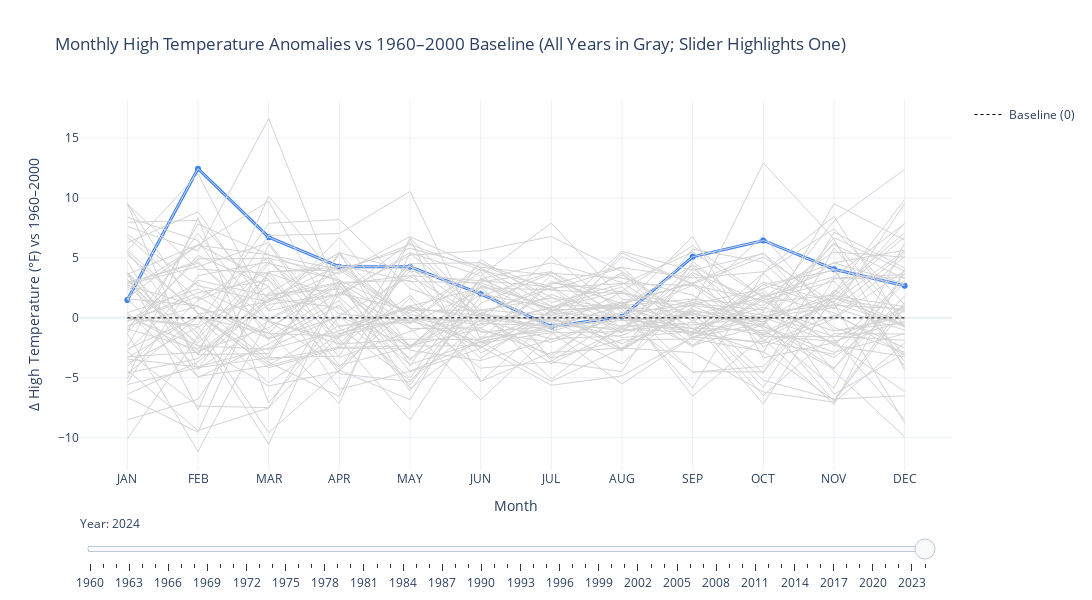

Here is the notebook cell this chart was saved with:
### Code cell
month_order = ["JAN","FEB","MAR","APR","MAY","JUN","JUL","AUG","SEP","OCT","NOV","DEC"]
df["Month"] = pd.Categorical(df["Month"], categories=month_order, ordered=True)
df = df.groupby(["Year","Month"], as_index=False, observed=False)["high"].mean()

# Baseline 1960–2000 (monthly means)
baseline = (df[(df["Year"] >= 1960) & (df["Year"] <= 2000)]
            .groupby("Month", observed=False)["high"]
            .mean().reindex(month_order))

# Keep complete years
years_all = sorted(df["Year"].unique())
years = []
by_year = {}
for y in years_all:
    s = df[df["Year"] == y].set_index("Month").reindex(month_order)["high"]
    if s.notna().all():
        years.append(y)
        by_year[y] = s

# Build deviation series: each year minus the baseline per month
dev_by_year = {y: (by_year[y] - baseline).tolist() for y in years}

# --- Figure with anomalies ---
fig = go.Figure()

# Highlight trace FIRST (will be updated by frames)
default_year = max(years)
fig.add_trace(go.Scatter(
    x=month_order, y=dev_by_year[default_year],
    mode="lines+markers",
    line=dict(color="#3b82f6", width=3),
    marker=dict(size=6),
    name=str(default_year),
    text=[default_year]*12,
    hovertemplate="Year: %{text}<br>Month: %{x}<br>ΔHigh: %{y:.1f}°F<extra></extra>",
    showlegend=False
))

# Gray background lines
for y in years:
    fig.add_trace(go.Scatter(
        x=month_order, y=dev_by_year[y],
        mode="lines",
        line=dict(color="lightgray", width=1),
        hoverinfo="skip",
        showlegend=False
    ))

# Zero line (reference)
fig.add_trace(go.Scatter(
    x=month_order, y=[0]*12,
    mode="lines",
    line=dict(color="black", width=1, dash="dot"),
    name="Baseline (0)",
    hoverinfo="skip",
    showlegend=True
))

# Frames (update only the first trace = highlight)
frames = []
for y in years:
    frames.append(go.Frame(
        name=str(y),
        data=[go.Scatter(x=month_order, y=dev_by_year[y], text=[y]*12)],
        traces=[0]
    ))
fig.frames = frames

# Slider
steps = [{
    "args": [[str(y)], {"frame": {"duration": 0, "redraw": True},
                        "mode": "immediate",
                        "transition": {"duration": 0}}],
    "label": str(y),
    "method": "animate"
} for y in years]

fig.update_layout(
    title="Monthly High Temperature Anomalies vs 1960–2024 Baseline (All Years in Gray; Slider Highlights One)",
    xaxis=dict(title="Month", categoryorder="array", categoryarray=month_order),
    yaxis=dict(title="Δ High Temperature (°F) vs 1960–2000"),
    template="plotly_white",
    width=1100, height=600,
    sliders=[{
        "active": years.index(default_year),
        "y": -0.06, "len": 0.98,
        "currentvalue": {"prefix": "Year: ", "visible": True},
        "steps": steps
    }]
)

fig.show()

### Figure 1 — Plotly figure (JSON) as saved in the notebook; plotly's stock layout.template omitted (floating-point values rounded to 4 significant figures)
{"data": [{"hovertemplate": "Year: %{text}<br>Month: %{x}<br>ΔHigh: %{y:.1f}°F<extra></extra>", "line": {"color": "#3b82f6", "width": 3}, "marker": {"size": 6}, "mode": "lines+markers", "name": "2024", "showlegend": false, "text": ["2024", "2024", "2024", "2024", "2024", "2024", "2024", "2024", "2024", "2024", "2024", "2024"], "type": "scatter", "x": ["JAN", "FEB", "MAR", "APR", "MAY", "JUN", "JUL", "AUG", "SEP", "OCT", "NOV", "DEC"], "y": [1.496, 12.45, 6.735, 4.267, 4.26, 2.004, -0.727, 0.09521, 5.098, 6.459, 4.059, 2.68]}, {"hoverinfo": "skip", "line": {"color": "lightgray", "width": 1}, "mode": "lines", "showlegend": false, "type": "scatter", "x": ["JAN", "FEB", "MAR", "APR", "MAY", "JUN", "JUL", "AUG", "SEP", "OCT", "NOV", "DEC"], "y": [3.754, -1.308, -10.56, 2.701, -2.708, -3.563, -1.792, 0.1275, 2.732, 1.459, 3.059, -3.127]}, {"hoverinfo": "skip", "line": {"color": "lightgray", "width": 1}, "mode": "lines", "showlegend": false, "type": "scatter", "x": ["JAN", "FEB", "MAR", "APR", "MAY", "JUN", "JUL", "AUG", "SEP", "OCT", "NOV", "DEC"], "y": [-1.246, 5.202, 2.638, -5.966, -4.45, -1.996, -0.6947, -0.8725, 3.765, 1.297, 1.892, -0.7718]}, {"hoverinfo": "skip", "line": {"color": "lightgray", "width": 1}, "mode": "lines", "showlegend": false, "type": "scatter", "x": ["JAN", "FEB", "MAR", "APR", "MAY", "JUN", "JUL", "AUG", "SEP", "OCT", "NOV", "DEC"], "y": [-3.44, -4.084, -2.523, 0.1675, 3.453, 0.03741, -3.308, 1.353, -2.435, 1.91, 0.4252, -3.127]}, {"hoverinfo": "skip", "line": {"color": "lightgray", "width": 1}, "mode": "lines", "showlegend": false, "type": "scatter", "x": ["JAN", "FEB", "MAR", "APR", "MAY", "JUN", "JUL", "AUG", "SEP", "OCT", "NOV", "DEC"], "y": [-8.504, -6.798, 1.993, 2.401, -2.386, 2.637, 0.9827, -2.647, 0.8984, 12.91, 6.592, -4.352]}, {"hoverinfo": "skip", "line": {"color": "lightgray", "width": 1}, "mode": "lines", "showlegend": false, "type": "scatter", "x": ["JAN", "FEB", "MAR", "APR", "MAY", "JUN", "JUL", "AUG", "SEP", "OCT", "NOV", "DEC"], "y": [6.98, 2.692, 1.315, 3.834, 6.131, 3.971, 2.628, -1.163, 0.365, -0.6703, 6.292, -0.1912]}, {"hoverinfo": "skip", "line": {"color": "lightgray", "width": 1}, "mode": "lines", "showlegend": false, "type": "scatter", "x": ["JAN", "FEB", "MAR", "APR", "MAY", "JUN", "JUL", "AUG", "SEP", "OCT", "NOV", "DEC"], "y": [-0.05271, -0.7267, -9.588, -4.366, 4.453, 0.2041, -0.1786, -1.131, -0.3683, -1.445, 1.392, 5.583]}, {"hoverinfo": "skip", "line": {"color": "lightgray", "width": 1}, "mode": "lines", "showlegend": false, "type": "scatter", "x": ["JAN", "FEB", "MAR", "APR", "MAY", "JUN", "JUL", "AUG", "SEP", "OCT", "NOV", "DEC"], "y": [-3.795, -0.7624, 2.606, -4.366, -6.837, 3.004, 3.854, -0.1951, -0.6016, 0.0716, 0.8585, -1.03]}, {"hoverinfo": "skip", "line": {"color": "lightgray", "width": 1}, "mode": "lines", "showlegend": false, "type": "scatter", "x": ["JAN", "FEB", "MAR", "APR", "MAY", "JUN", "JUL", "AUG", "SEP", "OCT", "NOV", "DEC"], "y": [4.721, -4.977, -2.168, 1.067, -5.644, 2.604, -3.372, -1.84, -1.768, -2.799, -6.875, 1.325]}, {"hoverinfo": "skip", "line": {"color": "lightgray", "width": 1}, "mode": "lines", "showlegend": false, "type": "scatter", "x": ["JAN", "FEB", "MAR", "APR", "MAY", "JUN", "JUL", "AUG", "SEP", "OCT", "NOV", "DEC"], "y": [-0.9237, -2.618, 4.541, 3.167, -5.902, -1.629, -1.114, 0.4501, 1.032, 0.2329, -1.541, -1.869]}, {"hoverinfo": "skip", "line": {"color": "lightgray", "width": 1}, "mode": "lines", "showlegend": false, "type": "scatter", "x": ["JAN", "FEB", "MAR", "APR", "MAY", "JUN", "JUL", "AUG", "SEP", "OCT", "NOV", "DEC"], "y": [-0.2463, 1.773, -1.685, 2.167, -0.8694, -6.829, -1.372, 5.418, 2.798, -0.7026, -2.875, -1.32]}, {"hoverinfo": "skip", "line": {"color": "lightgray", "width": 1}, "mode": "lines", "showlegend": false, "type": "scatter", "x": ["JAN", "FEB", "MAR", "APR", "MAY", "JUN", "JUL", "AUG", "SEP", "OCT", "NOV", "DEC"], "y": [-4.666, 0.05904, -5.426, -1.299, 0.001574, -1.129, -2.05, 0.2242, -0.9016, 0.878, -1.108, 0.06688]}, {"hoverinfo": "skip", "line": {"color": "lightgray", "width": 1}, "mode": "lines", "showlegend": false, "type": "scatter", "x": ["JAN", "FEB", "MAR", "APR", "MAY", "JUN", "JUL", "AUG", "SEP", "OCT", "NOV", "DEC"], "y": [-3.343, 0.2019, -3.943, -0.6325, -0.3855, 3.871, -3.63, 0.1275, 1.432, 6.846, -0.04146, 5.131]}, {"hoverinfo": "skip", "line": {"color": "lightgray", "width": 1}, "mode": "lines", "showlegend": false, "type": "scatter", "x": ["JAN", "FEB", "MAR", "APR", "MAY", "JUN", "JUL", "AUG", "SEP", "OCT", "NOV", "DEC"], "y": [0.07632, -2.308, -5.685, -4.466, 1.679, -5.296, -2.888, -2.518, -2.902, -6.186, -7.041, -2.094]}, {"hoverinfo": "skip", "line": {"color": "lightgray", "width": 1}, "mode": "lines", "showlegend": false, "type": "scatter", "x": ["JAN", "FEB", "MAR", "APR", "MAY", "JUN", "JUL", "AUG", "SEP", "OCT", "NOV", "DEC"], "y": [5.496, -1.762, 4.735, -0.8325, -5.224, -0.4626, -0.6625, 5.095, 2.832, 5.072, 1.225, -0.6751]}, {"hoverinfo": "skip", "line": {"color": "lightgray", "width": 1}, "mode": "lines", "showlegend": false, "type": "scatter", "x": ["JAN", "FEB", "MAR", "APR", "MAY", "JUN", "JUL", "AUG", "SEP", "OCT", "NOV", "DEC"], "y": [3.205, -2.762, -0.8135, 2.701, -4.482, -2.563, 2.918, 2.16, -1.602, 0.4587, 1.059, 0.7443]}, {"hoverinfo": "skip", "line": {"color": "lightgray", "width": 1}, "mode": "lines", "showlegend": false, "type": "scatter", "x": ["JAN", "FEB", "MAR", "APR", "MAY", "JUN", "JUL", "AUG", "SEP", "OCT", "NOV", "DEC"], "y": [5.625, 0.3805, -3.717, -6.566, 5.389, 0.6374, 1.66, 0.7404, -5.868, 3.749, 7.425, 1.099]}, {"hoverinfo": "skip", "line": {"color": "lightgray", "width": 1}, "mode": "lines", "showlegend": false, "type": "scatter", "x": ["JAN", "FEB", "MAR", "APR", "MAY", "JUN", "JUL", "AUG", "SEP", "OCT", "NOV", "DEC"], "y": [-2.375, 7.83, 5.283, 3.001, -3.547, 3.237, 0.6279, 0.9017, 0.4317, -5.219, -6.775, -6.514]}, {"hoverinfo": "skip", "line": {"color": "lightgray", "width": 1}, "mode": "lines", "showlegend": false, "type": "scatter", "x": ["JAN", "FEB", "MAR", "APR", "MAY", "JUN", "JUL", "AUG", "SEP", "OCT", "NOV", "DEC"], "y": [-10.12, -1.512, 6.864, 7.034, 10.55, -1.796, 3.563, 0.0307, -1.235, -2.154, 0.2252, -2.514]}, {"hoverinfo": "skip", "line": {"color": "lightgray", "width": 1}, "mode": "lines", "showlegend": false, "type": "scatter", "x": ["JAN", "FEB", "MAR", "APR", "MAY", "JUN", "JUL", "AUG", "SEP", "OCT", "NOV", "DEC"], "y": [-4.375, -9.405, -7.523, -1.433, 0.9048, -0.09592, -0.6625, 0.9662, 4.365, -1.928, 1.659, -0.6428]}, {"hoverinfo": "skip", "line": {"color": "lightgray", "width": 1}, "mode": "lines", "showlegend": false, "type": "scatter", "x": ["JAN", "FEB", "MAR", "APR", "MAY", "JUN", "JUL", "AUG", "SEP", "OCT", "NOV", "DEC"], "y": [-6.633, -9.548, 3.864, -3.299, -1.127, 0.3374, -0.3076, -2.776, 3.632, -2.412, -0.0748, 3.938]}, {"hoverinfo": "skip", "line": {"color": "lightgray", "width": 1}, "mode": "lines", "showlegend": false, "type": "scatter", "x": ["JAN", "FEB", "MAR", "APR", "MAY", "JUN", "JUL", "AUG", "SEP", "OCT", "NOV", "DEC"], "y": [0.4312, -4.894, -4.007, -2.399, 1.873, -3.396, 0.6601, 0.8049, -0.03496, -6.477, -1.308, -1.352]}, {"hoverinfo": "skip", "line": {"color": "lightgray", "width": 1}, "mode": "lines", "showlegend": false, "type": "scatter", "x": ["JAN", "FEB", "MAR", "APR", "MAY", "JUN", "JUL", "AUG", "SEP", "OCT", "NOV", "DEC"], "y": [-2.795, 3.13, 1.832, 2.967, -2.321, 0.6707, 0.2085, 1.321, -4.535, -4.057, 2.325, -0.6428]}, {"hoverinfo": "skip", "line": {"color": "lightgray", "width": 1}, "mode": "lines", "showlegend": false, "type": "scatter", "x": ["JAN", "FEB", "MAR", "APR", "MAY", "JUN", "JUL", "AUG", "SEP", "OCT", "NOV", "DEC"], "y": [-5.569, -4.155, -3.33, -3.199, 6.582, -5.329, -0.08183, -1.647, -1.135, 2.975, 1.325, 7.906]}, {"hoverinfo": "skip", "line": {"color": "lightgray", "width": 1}, "mode": "lines", "showlegend": false, "type": "scatter", "x": ["JAN", "FEB", "MAR", "APR", "MAY", "JUN", "JUL", "AUG", "SEP", "OCT", "NOV", "DEC"], "y": [3.625, 6.095, 3.186, -4.666, -5.321, 1.204, 3.725, 3.321, 1.898, -1.412, 1.192, -8.772]}, {"hoverinfo": "skip", "line": {"color": "lightgray", "width": 1}, "mode": "lines", "showlegend": false, "type": "scatter", "x": ["JAN", "FEB", "MAR", "APR", "MAY", "JUN", "JUL", "AUG", "SEP", "OCT", "NOV", "DEC"], "y": [-5.085, 8.347, -7.104, 0.1341, -5.031, 3.304, 0.4988, 3.773, -1.835, 2.781, 0.7585, 5.422]}, {"hoverinfo": "skip", "line": {"color": "lightgray", "width": 1}, "mode": "lines", "showlegend": false, "type": "scatter", "x": ["JAN", "FEB", "MAR", "APR", "MAY", "JUN", "JUL", "AUG", "SEP", "OCT", "NOV", "DEC"], "y": [-4.601, -3.405, 2.057, 5.434, 3.905, -2.929, 0.04721, -2.163, 0.5317, 0.03934, -2.075, -6.159]}, {"hoverinfo": "skip", "line": {"color": "lightgray", "width": 1}, "mode": "lines", "showlegend": false, "type": "scatter", "x": ["JAN", "FEB", "MAR", "APR", "MAY", "JUN", "JUL", "AUG", "SEP", "OCT", "NOV", "DEC"], "y": [1.592, -4.262, 3.864, 4.001, 0.06609, -2.496, 0.5633, -2.679, 0.665, -0.7349, -3.308, 1.067]}, {"hoverinfo": "skip", "line": {"color": "lightgray", "width": 1}, "mode": "lines", "showlegend": false, "type": "scatter", "x": ["JAN", "FEB", "MAR", "APR", "MAY", "JUN", "JUL", "AUG", "SEP", "OCT", "NOV", "DEC"], "y": [2.302, 6.059, 5.251, 4.034, 5.808, 4.237, 3.531, -0.9048, 0.5317, -5.832, 3.259, 3.389]}, {"hoverinfo": "skip", "line": {"color": "lightgray", "width": 1}, "mode": "lines", "showlegend": false, "type": "scatter", "x": ["JAN", "FEB", "MAR", "APR", "MAY", "JUN", "JUL", "AUG", "SEP", "OCT", "NOV", "DEC"], "y": [0.2054, -2.963, 1.122, 1.967, 5.227, 5.604, 6.789, 3.869, -0.3016, -7.186, 1.859, 0.9378]}, {"hoverinfo": "skip", "line": {"color": "lightgray", "width": 1}, "mode": "lines", "showlegend": false, "type": "scatter", "x": ["JAN", "FEB", "MAR", "APR", "MAY", "JUN", "JUL", "AUG", "SEP", "OCT", "NOV", "DEC"], "y": [9.496, -4.298, -0.2329, -2.199, -1.773, -1.829, 0.4343, 0.06295, -1.435, 2.426, -4.441, -9.933]}, {"hoverinfo": "skip", "line": {"color": "lightgray", "width": 1}, "mode": "lines", "showlegend": false, "type": "scatter", "x": ["JAN", "FEB", "MAR", "APR", "MAY", "JUN", "JUL", "AUG", "SEP", "OCT", "NOV", "DEC"], "y": [9.496, 4.059, 3.735, 1.701, -3.386, -0.1959, -1.759, -1.485, 1.165, 0.6845, 6.125, 3.26]}, {"hoverinfo": "skip", "line": {"color": "lightgray", "width": 1}, "mode": "lines", "showlegend": false, "type": "scatter", "x": ["JAN", "FEB", "MAR", "APR", "MAY", "JUN", "JUL", "AUG", "SEP", "OCT", "NOV", "DEC"], "y": [-0.8592, 4.916, 4.961, 3.667, 6.776, 4.171, 0.9827, 1.031, -1.268, 1.459, -2.275, 3.131]}, {"hoverinfo": "skip", "line": {"color": "lightgray", "width": 1}, "mode": "lines", "showlegend": false, "type": "scatter", "x": ["JAN", "FEB", "MAR", "APR", "MAY", "JUN", "JUL", "AUG", "SEP", "OCT", "NOV", "DEC"], "y": [2.947, 4.554, -0.2651, -4.066, 0.7113, -2.396, -5.63, -4.84, -1.602, -1.993, -3.041, 2.938]}, {"hoverinfo": "skip", "line": {"color": "lightgray", "width": 1}, "mode": "lines", "showlegend": false, "type": "scatter", "x": ["JAN", "FEB", "MAR", "APR", "MAY", "JUN", "JUL", "AUG", "SEP", "OCT", "NOV", "DEC"], "y": [3.56, -2.334, -2.62, -1.099, 1.034, -2.496, 0.5956, 1.031, -6.535, -1.541, -1.575, 0.5507]}, {"hoverinfo": "skip", "line": {"color": "lightgray", "width": 1}, "mode": "lines", "showlegend": false, "type": "scatter", "x": ["JAN", "FEB", "MAR", "APR", "MAY", "JUN", "JUL", "AUG", "SEP", "OCT", "NOV", "DEC"], "y": [-6.375, -3.691, 1.477, 2.901, -0.4823, 2.271, -0.8883, -3.84, 1.532, 1.039, 4.592, 5.648]}, {"hoverinfo": "skip", "line": {"color": "lightgray", "width": 1}, "mode": "lines", "showlegend": false, "type": "scatter", "x": ["JAN", "FEB", "MAR", "APR", "MAY", "JUN", "JUL", "AUG", "SEP", "OCT", "NOV", "DEC"], "y": [2.625, -2.12, 3.606, -3.966, -2.418, 2.004, 0.8214, 3.611, -0.2683, 2.136, -6.375, -2.965]}, {"hoverinfo": "skip", "line": {"color": "lightgray", "width": 1}, "mode": "lines", "showlegend": false, "type": "scatter", "x": ["JAN", "FEB", "MAR", "APR", "MAY", "JUN", "JUL", "AUG", "SEP", "OCT", "NOV", "DEC"], "y": [1.592, 1.002, -3.523, -2.466, -2.353, -0.8959, -3.082, 1.127, -1.335, -0.08969, -6.975, 0.8733]}, {"hoverinfo": "skip", "line": {"color": "lightgray", "width": 1}, "mode": "lines", "showlegend": false, "type": "scatter", "x": ["JAN", "FEB", "MAR", "APR", "MAY", "JUN", "JUL", "AUG", "SEP", "OCT", "NOV", "DEC"], "y": [0.4312, 2.416, -0.3297, -1.766, -8.515, 0.4041, -1.179, -5.518, -1.602, -0.4768, -4.175, 1.809]}, {"hoverinfo": "skip", "line": {"color": "lightgray", "width": 1}, "mode": "lines", "showlegend": false, "type": "scatter", "x": ["JAN", "FEB", "MAR", "APR", "MAY", "JUN", "JUL", "AUG", "SEP", "OCT", "NOV", "DEC"], "y": [6.27, 8.845, 0.5736, 1.967, 6.292, -0.3626, 0.7891, 2.224, 6.032, 1.717, 3.425, 7.841]}, {"hoverinfo": "skip", "line": {"color": "lightgray", "width": 1}, "mode": "lines", "showlegend": false, "type": "scatter", "x": ["JAN", "FEB", "MAR", "APR", "MAY", "JUN", "JUL", "AUG", "SEP", "OCT", "NOV", "DEC"], "y": [-1.085, 7.059, -0.2006, 2.801, 3.518, 3.104, 2.596, -2.614, 4.132, -0.5413, 6.692, 3.906]}, {"hoverinfo": "skip", "line": {"color": "lightgray", "width": 1}, "mode": "lines", "showlegend": false, "type": "scatter", "x": ["JAN", "FEB", "MAR", "APR", "MAY", "JUN", "JUL", "AUG", "SEP", "OCT", "NOV", "DEC"], "y": [1.657, 6.073, 9.735, -0.7659, 0.808, 0.1701, -3.824, -0.9375, -1.202, 3.717, -1.775, -8.514]}, {"hoverinfo": "skip", "line": {"color": "lightgray", "width": 1}, "mode": "lines", "showlegend": false, "type": "scatter", "x": ["JAN", "FEB", "MAR", "APR", "MAY", "JUN", "JUL", "AUG", "SEP", "OCT", "NOV", "DEC"], "y": [2.721, 0.9519, -1.297, 4.401, 0.2596, -0.5959, 0.8859, 2.579, -2.302, -0.6058, 9.525, 6.486]}, {"hoverinfo": "skip", "line": {"color": "lightgray", "width": 1}, "mode": "lines", "showlegend": false, "type": "scatter", "x": ["JAN", "FEB", "MAR", "APR", "MAY", "JUN", "JUL", "AUG", "SEP", "OCT", "NOV", "DEC"], "y": [8.399, 6.452, -1.814, 1.434, -6.095, 1.804, 3.821, 0.8694, 6.798, -3.348, -2.075, 0.9378]}, {"hoverinfo": "skip", "line": {"color": "lightgray", "width": 1}, "mode": "lines", "showlegend": false, "type": "scatter", "x": ["JAN", "FEB", "MAR", "APR", "MAY", "JUN", "JUL", "AUG", "SEP", "OCT", "NOV", "DEC"], "y": [-3.246, -2.87, 1.606, 0.8341, -3.869, -1.963, -0.856, 2.16, 0.265, -0.3155, 3.325, 3.615]}, {"hoverinfo": "skip", "line": {"color": "lightgray", "width": 1}, "mode": "lines", "showlegend": false, "type": "scatter", "x": ["JAN", "FEB", "MAR", "APR", "MAY", "JUN", "JUL", "AUG", "SEP", "OCT", "NOV", "DEC"], "y": [-4.053, 1.451, 3.832, 4.234, 0.06609, -4.196, -3.662, -4.485, 4.698, 0.1039, 1.625, 0.583]}, {"hoverinfo": "skip", "line": {"color": "lightgray", "width": 1}, "mode": "lines", "showlegend": false, "type": "scatter", "x": ["JAN", "FEB", "MAR", "APR", "MAY", "JUN", "JUL", "AUG", "SEP", "OCT", "NOV", "DEC"], "y": [-0.2785, 2.952, -3.297, 5.467, -3.998, 4.871, 1.273, 2.805, 5.498, 1.685, 4.092, -4.062]}, {"hoverinfo": "skip", "line": {"color": "lightgray", "width": 1}, "mode": "lines", "showlegend": false, "type": "scatter", "x": ["JAN", "FEB", "MAR", "APR", "MAY", "JUN", "JUL", "AUG", "SEP", "OCT", "NOV", "DEC"], "y": [9.592, 0.309, 1.348, 5.467, -0.9017, -0.8293, 1.95, -0.06608, -4.502, -4.509, 2.092, 7.099]}, {"hoverinfo": "skip", "line": {"color": "lightgray", "width": 1}, "mode": "lines", "showlegend": false, "type": "scatter", "x": ["JAN", "FEB", "MAR", "APR", "MAY", "JUN", "JUL", "AUG", "SEP", "OCT", "NOV", "DEC"], "y": [3.754, -7.691, 6.154, -2.199, 3.905, 2.771, 0.01495, 1.224, 2.932, 5.426, -1.075, -0.417]}, {"hoverinfo": "skip", "line": {"color": "lightgray", "width": 1}, "mode": "lines", "showlegend": false, "type": "scatter", "x": ["JAN", "FEB", "MAR", "APR", "MAY", "JUN", "JUL", "AUG", "SEP", "OCT", "NOV", "DEC"], "y": [3.754, -3.067, -2.975, 5.334, -2.45, 0.2707, -0.7915, 1.031, 1.565, -1.509, -1.941, -0.288]}, {"hoverinfo": "skip", "line": {"color": "lightgray", "width": 1}, "mode": "lines", "showlegend": false, "type": "scatter", "x": ["JAN", "FEB", "MAR", "APR", "MAY", "JUN", "JUL", "AUG", "SEP", "OCT", "NOV", "DEC"], "y": [-5.408, 3.523, 4.67, 0.3341, -0.2565, -1.963, -5.308, -2.518, 0.765, -4.606, 5.825, -0.7396]}, {"hoverinfo": "skip", "line": {"color": "lightgray", "width": 1}, "mode": "lines", "showlegend": false, "type": "scatter", "x": ["JAN", "FEB", "MAR", "APR", "MAY", "JUN", "JUL", "AUG", "SEP", "OCT", "NOV", "DEC"], "y": [-0.05271, -0.5838, 7.896, 8.201, 2.453, 0.3041, 2.821, 4.257, -1.402, 2.781, 3.959, -3.643]}, {"hoverinfo": "skip", "line": {"color": "lightgray", "width": 1}, "mode": "lines", "showlegend": false, "type": "scatter", "x": ["JAN", "FEB", "MAR", "APR", "MAY", "JUN", "JUL", "AUG", "SEP", "OCT", "NOV", "DEC"], "y": [-2.601, 0.05904, -1.297, -1.533, -0.06294, -0.2959, 5.144, 0.4178, -2.268, 1.685, 5.492, 5.067]}, {"hoverinfo": "skip", "line": {"color": "lightgray", "width": 1}, "mode": "lines", "showlegend": false, "type": "scatter", "x": ["JAN", "FEB", "MAR", "APR", "MAY", "JUN", "JUL", "AUG", "SEP", "OCT", "NOV", "DEC"], "y": [7.625, 5.589, 16.64, 1.834, 5.453, 3.504, 7.918, 1.547, 0.965, -1.283, 1.859, 6.744]}, {"hoverinfo": "skip", "line": {"color": "lightgray", "width": 1}, "mode": "lines", "showlegend": false, "type": "scatter", "x": ["JAN", "FEB", "MAR", "APR", "MAY", "JUN", "JUL", "AUG", "SEP", "OCT", "NOV", "DEC"], "y": [5.27, 0.4162, -4.168, -2.533, 4.324, -1.196, -0.6947, -0.2274, 0.2317, 1.717, -2.308, -3.223]}, {"hoverinfo": "skip", "line": {"color": "lightgray", "width": 1}, "mode": "lines", "showlegend": false, "type": "scatter", "x": ["JAN", "FEB", "MAR", "APR", "MAY", "JUN", "JUL", "AUG", "SEP", "OCT", "NOV", "DEC"], "y": [-2.827, -7.37, -7.491, 2.067, 0.6145, 0.6374, -5.114, -0.6145, -0.8683, -1.057, -4.275, 3.712]}, {"hoverinfo": "skip", "line": {"color": "lightgray", "width": 1}, "mode": "lines", "showlegend": false, "type": "scatter", "x": ["JAN", "FEB", "MAR", "APR", "MAY", "JUN", "JUL", "AUG", "SEP", "OCT", "NOV", "DEC"], "y": [-1.311, -11.16, -0.0716, 2.967, 3.131, -2.096, -1.243, -1.163, 4.432, 0.5555, 8.092, 12.39]}, {"hoverinfo": "skip", "line": {"color": "lightgray", "width": 1}, "mode": "lines", "showlegend": false, "type": "scatter", "x": ["JAN", "FEB", "MAR", "APR", "MAY", "JUN", "JUL", "AUG", "SEP", "OCT", "NOV", "DEC"], "y": [2.786, 4.278, 6.283, -1.366, 0.9693, 2.504, 2.338, 4.192, 3.332, 3.846, 8.459, -0.7396]}, {"hoverinfo": "skip", "line": {"color": "lightgray", "width": 1}, "mode": "lines", "showlegend": false, "type": "scatter", "x": ["JAN", "FEB", "MAR", "APR", "MAY", "JUN", "JUL", "AUG", "SEP", "OCT", "NOV", "DEC"], "y": [5.625, 12.02, 0.6058, 6.734, -0.45, 4.537, 1.725, -1.26, 5.732, 4.652, -0.8081, -2.869]}, {"hoverinfo": "skip", "line": {"color": "lightgray", "width": 1}, "mode": "lines", "showlegend": false, "type": "scatter", "x": ["JAN", "FEB", "MAR", "APR", "MAY", "JUN", "JUL", "AUG", "SEP", "OCT", "NOV", "DEC"], "y": [2.883, 4.702, -1.168, -7.166, 6.711, 0.3707, 2.499, 2.869, 2.698, -1.735, -7.208, 4.035]}, {"hoverinfo": "skip", "line": {"color": "lightgray", "width": 1}, "mode": "lines", "showlegend": false, "type": "scatter", "x": ["JAN", "FEB", "MAR", "APR", "MAY", "JUN", "JUL", "AUG", "SEP", "OCT", "NOV", "DEC"], "y": [-0.6656, 0.9519, -1.749, 0.1008, -2.353, -2.329, 3.047, 1.192, 2.865, -0.8961, -5.875, 6.26]}, {"hoverinfo": "skip", "line": {"color": "lightgray", "width": 1}, "mode": "lines", "showlegend": false, "type": "scatter", "x": ["JAN", "FEB", "MAR", "APR", "MAY", "JUN", "JUL", "AUG", "SEP", "OCT", "NOV", "DEC"], "y": [6.754, 1.554, 5.025, -2.533, -2.579, 3.237, 4.596, 2.966, -0.935, -2.896, 7.159, 4.164]}, {"hoverinfo": "skip", "line": {"color": "lightgray", "width": 1}, "mode": "lines", "showlegend": false, "type": "scatter", "x": ["JAN", "FEB", "MAR", "APR", "MAY", "JUN", "JUL", "AUG", "SEP", "OCT", "NOV", "DEC"], "y": [3.173, -3.084, 10.15, 3.134, 0.3887, 4.104, 0.1762, 5.547, 3.965, 5.362, 0.7252, 9.551]}, {"hoverinfo": "skip", "line": {"color": "lightgray", "width": 1}, "mode": "lines", "showlegend": false, "type": "scatter", "x": ["JAN", "FEB", "MAR", "APR", "MAY", "JUN", "JUL", "AUG", "SEP", "OCT", "NOV", "DEC"], "y": [-0.3108, 2.095, 3.154, -1.699, 4.518, 4.604, 2.305, 2.031, 1.132, 2.426, 4.592, 2.841]}, {"hoverinfo": "skip", "line": {"color": "lightgray", "width": 1}, "mode": "lines", "showlegend": false, "type": "scatter", "x": ["JAN", "FEB", "MAR", "APR", "MAY", "JUN", "JUL", "AUG", "SEP", "OCT", "NOV", "DEC"], "y": [7.98, 8.13, 1.574, 4.401, 3.034, 2.937, 0.6924, -0.7435, 1.298, -0.3478, 2.092, 9.873]}, {"hoverinfo": "skip", "line": {"color": "lightgray", "width": 1}, "mode": "lines", "showlegend": false, "type": "scatter", "x": ["JAN", "FEB", "MAR", "APR", "MAY", "JUN", "JUL", "AUG", "SEP", "OCT", "NOV", "DEC"], "y": [1.496, 12.45, 6.735, 4.267, 4.26, 2.004, -0.727, 0.09521, 5.098, 6.459, 4.059, 2.68]}, {"hoverinfo": "skip", "line": {"color": "black", "dash": "dot", "width": 1}, "mode": "lines", "name": "Baseline (0)", "showlegend": true, "type": "scatter", "x": ["JAN", "FEB", "MAR", "APR", "MAY", "JUN", "JUL", "AUG", "SEP", "OCT", "NOV", "DEC"], "y": [0, 0, 0, 0, 0, 0, 0, 0, 0, 0, 0, 0]}], "layout": {"height": 600, "sliders": [{"active": 64, "currentvalue": {"prefix": "Year: ", "visible": true}, "len": 0.98, "steps": [{"args": [["1960"], {"frame": {"duration": 0, "redraw": true}, "mode": "immediate", "transition": {"duration": 0}}], "label": "1960", "method": "animate"}, {"args": [["1961"], {"frame": {"duration": 0, "redraw": true}, "mode": "immediate", "transition": {"duration": 0}}], "label": "1961", "method": "animate"}, {"args": [["1962"], {"frame": {"duration": 0, "redraw": true}, "mode": "immediate", "transition": {"duration": 0}}], "label": "1962", "method": "animate"}, {"args": [["1963"], {"frame": {"duration": 0, "redraw": true}, "mode": "immediate", "transition": {"duration": 0}}], "label": "1963", "method": "animate"}, {"args": [["1964"], {"frame": {"duration": 0, "redraw": true}, "mode": "immediate", "transition": {"duration": 0}}], "label": "1964", "method": "animate"}, {"args": [["1965"], {"frame": {"duration": 0, "redraw": true}, "mode": "immediate", "transition": {"duration": 0}}], "label": "1965", "method": "animate"}, {"args": [["1966"], {"frame": {"duration": 0, "redraw": true}, "mode": "immediate", "transition": {"duration": 0}}], "label": "1966", "method": "animate"}, {"args": [["1967"], {"frame": {"duration": 0, "redraw": true}, "mode": "immediate", "transition": {"duration": 0}}], "label": "1967", "method": "animate"}, {"args": [["1968"], {"frame": {"duration": 0, "redraw": true}, "mode": "immediate", "transition": {"duration": 0}}], "label": "1968", "method": "animate"}, {"args": [["1969"], {"frame": {"duration": 0, "redraw": true}, "mode": "immediate", "transition": {"duration": 0}}], "label": "1969", "method": "animate"}, {"args": [["1970"], {"frame": {"duration": 0, "redraw": true}, "mode": "immediate", "transition": {"duration": 0}}], "label": "1970", "method": "animate"}, {"args": [["1971"], {"frame": {"duration": 0, "redraw": true}, "mode": "immediate", "transition": {"duration": 0}}], "label": "1971", "method": "animate"}, {"args": [["1972"], {"frame": {"duration": 0, "redraw": true}, "mode": "immediate", "transition": {"duration": 0}}], "label": "1972", "method": "animate"}, {"args": [["1973"], {"frame": {"duration": 0, "redraw": true}, "mode": "immediate", "transition": {"duration": 0}}], "label": "1973", "method": "animate"}, {"args": [["1974"], {"frame": {"duration": 0, "redraw": true}, "mode": "immediate", "transition": {"duration": 0}}], "label": "1974", "method": "animate"}, {"args": [["1975"], {"frame": {"duration": 0, "redraw": true}, "mode": "immediate", "transition": {"duration": 0}}], "label": "1975", "method": "animate"}, {"args": [["1976"], {"frame": {"duration": 0, "redraw": true}, "mode": "immediate", "transition": {"duration": 0}}], "label": "1976", "method": "animate"}, {"args": [["1977"], {"frame": {"duration": 0, "redraw": true}, "mode": "immediate", "transition": {"duration": 0}}], "label": "1977", "method": "animate"}, {"args": [["1978"], {"frame": {"duration": 0, "redraw": true}, "mode": "immediate", "transition": {"duration": 0}}], "label": "1978", "method": "animate"}, {"args": [["1979"], {"frame": {"duration": 0, "redraw": true}, "mode": "immediate", "transition": {"duration": 0}}], "label": "1979", "method": "animate"}, {"args": [["1980"], {"frame": {"duration": 0, "redraw": true}, "mode": "immediate", "transition": {"duration": 0}}], "label": "1980", "method": "animate"}, {"args": [["1981"], {"frame": {"duration": 0, "redraw": true}, "mode": "immediate", "transition": {"duration": 0}}], "label": "1981", "method": "animate"}, {"args": [["1982"], {"frame": {"duration": 0, "redraw": true}, "mode": "immediate", "transition": {"duration": 0}}], "label": "1982", "method": "animate"}, {"args": [["1983"], {"frame": {"duration": 0, "redraw": true}, "mode": "immediate", "transition": {"duration": 0}}], "label": "1983", "method": "animate"}, {"args": [["1984"], {"frame": {"duration": 0, "redraw": true}, "mode": "immediate", "transition": {"duration": 0}}], "label": "1984", "method": "animate"}, {"args": [["1985"], {"frame": {"duration": 0, "redraw": true}, "mode": "immediate", "transition": {"duration": 0}}], "label": "1985", "method": "animate"}, {"args": [["1986"], {"frame": {"duration": 0, "redraw": true}, "mode": "immediate", "transition": {"duration": 0}}], "label": "1986", "method": "animate"}, {"args": [["1987"], {"frame": {"duration": 0, "redraw": true}, "mode": "immediate", "transition": {"duration": 0}}], "label": "1987", "method": "animate"}, {"args": [["1988"], {"frame": {"duration": 0, "redraw": true}, "mode": "immediate", "transition": {"duration": 0}}], "label": "1988", "method": "animate"}, {"args": [["1989"], {"frame": {"duration": 0, "redraw": true}, "mode": "immediate", "transition": {"duration": 0}}], "label": "1989", "method": "animate"}, {"args": [["1990"], {"frame": {"duration": 0, "redraw": true}, "mode": "immediate", "transition": {"duration": 0}}], "label": "1990", "method": "animate"}, {"args": [["1991"], {"frame": {"duration": 0, "redraw": true}, "mode": "immediate", "transition": {"duration": 0}}], "label": "1991", "method": "animate"}, {"args": [["1992"], {"frame": {"duration": 0, "redraw": true}, "mode": "immediate", "transition": {"duration": 0}}], "label": "1992", "method": "animate"}, {"args": [["1993"], {"frame": {"duration": 0, "redraw": true}, "mode": "immediate", "transition": {"duration": 0}}], "label": "1993", "method": "animate"}, {"args": [["1994"], {"frame": {"duration": 0, "redraw": true}, "mode": "immediate", "transition": {"duration": 0}}], "label": "1994", "method": "animate"}, {"args": [["1995"], {"frame": {"duration": 0, "redraw": true}, "mode": "immediate", "transition": {"duration": 0}}], "label": "1995", "method": "animate"}, {"args": [["1996"], {"frame": {"duration": 0, "redraw": true}, "mode": "immediate", "transition": {"duration": 0}}], "label": "1996", "method": "animate"}, {"args": [["1997"], {"frame": {"duration": 0, "redraw": true}, "mode": "immediate", "transition": {"duration": 0}}], "label": "1997", "method": "animate"}, {"args": [["1998"], {"frame": {"duration": 0, "redraw": true}, "mode": "immediate", "transition": {"duration": 0}}], "label": "1998", "method": "animate"}, {"args": [["1999"], {"frame": {"duration": 0, "redraw": true}, "mode": "immediate", "transition": {"duration": 0}}], "label": "1999", "method": "animate"}, {"args": [["2000"], {"frame": {"duration": 0, "redraw": true}, "mode": "immediate", "transition": {"duration": 0}}], "label": "2000", "method": "animate"}, {"args": [["2001"], {"frame": {"duration": 0, "redraw": true}, "mode": "immediate", "transition": {"duration": 0}}], "label": "2001", "method": "animate"}, {"args": [["2002"], {"frame": {"duration": 0, "redraw": true}, "mode": "immediate", "transition": {"duration": 0}}], "label": "2002", "method": "animate"}, {"args": [["2003"], {"frame": {"duration": 0, "redraw": true}, "mode": "immediate", "transition": {"duration": 0}}], "label": "2003", "method": "animate"}, {"args": [["2004"], {"frame": {"duration": 0, "redraw": true}, "mode": "immediate", "transition": {"duration": 0}}], "label": "2004", "method": "animate"}, {"args": [["2005"], {"frame": {"duration": 0, "redraw": true}, "mode": "immediate", "transition": {"duration": 0}}], "label": "2005", "method": "animate"}, {"args": [["2006"], {"frame": {"duration": 0, "redraw": true}, "mode": "immediate", "transition": {"duration": 0}}], "label": "2006", "method": "animate"}, {"args": [["2007"], {"frame": {"duration": 0, "redraw": true}, "mode": "immediate", "transition": {"duration": 0}}], "label": "2007", "method": "animate"}, {"args": [["2008"], {"frame": {"duration": 0, "redraw": true}, "mode": "immediate", "transition": {"duration": 0}}], "label": "2008", "method": "animate"}, {"args": [["2009"], {"frame": {"duration": 0, "redraw": true}, "mode": "immediate", "transition": {"duration": 0}}], "label": "2009", "method": "animate"}, {"args": [["2010"], {"frame": {"duration": 0, "redraw": true}, "mode": "immediate", "transition": {"duration": 0}}], "label": "2010", "method": "animate"}, {"args": [["2011"], {"frame": {"duration": 0, "redraw": true}, "mode": "immediate", "transition": {"duration": 0}}], "label": "2011", "method": "animate"}, {"args": [["2012"], {"frame": {"duration": 0, "redraw": true}, "mode": "immediate", "transition": {"duration": 0}}], "label": "2012", "method": "animate"}, {"args": [["2013"], {"frame": {"duration": 0, "redraw": true}, "mode": "immediate", "transition": {"duration": 0}}], "label": "2013", "method": "animate"}, {"args": [["2014"], {"frame": {"duration": 0, "redraw": true}, "mode": "immediate", "transition": {"duration": 0}}], "label": "2014", "method": "animate"}, {"args": [["2015"], {"frame": {"duration": 0, "redraw": true}, "mode": "immediate", "transition": {"duration": 0}}], "label": "2015", "method": "animate"}, {"args": [["2016"], {"frame": {"duration": 0, "redraw": true}, "mode": "immediate", "transition": {"duration": 0}}], "label": "2016", "method": "animate"}, {"args": [["2017"], {"frame": {"duration": 0, "redraw": true}, "mode": "immediate", "transition": {"duration": 0}}], "label": "2017", "method": "animate"}, {"args": [["2018"], {"frame": {"duration": 0, "redraw": true}, "mode": "immediate", "transition": {"duration": 0}}], "label": "2018", "method": "animate"}, {"args": [["2019"], {"frame": {"duration": 0, "redraw": true}, "mode": "immediate", "transition": {"duration": 0}}], "label": "2019", "method": "animate"}, {"args": [["2020"], {"frame": {"duration": 0, "redraw": true}, "mode": "immediate", "transition": {"duration": 0}}], "label": "2020", "method": "animate"}, {"args": [["2021"], {"frame": {"duration": 0, "redraw": true}, "mode": "immediate", "transition": {"duration": 0}}], "label": "2021", "method": "animate"}, {"args": [["2022"], {"frame": {"duration": 0, "redraw": true}, "mode": "immediate", "transition": {"duration": 0}}], "label": "2022", "method": "animate"}, {"args": [["2023"], {"frame": {"duration": 0, "redraw": true}, "mode": "immediate", "transition": {"duration": 0}}], "label": "2023", "method": "animate"}, {"args": [["2024"], {"frame": {"duration": 0, "redraw": true}, "mode": "immediate", "transition": {"duration": 0}}], "label": "2024", "method": "animate"}], "y": -0.06}], "title": {"text": "Monthly High Temperature Anomalies vs 1960–2000 Baseline (All Years in Gray; Slider Highlights One)"}, "width": 1100, "xaxis": {"categoryarray": ["JAN", "FEB", "MAR", "APR", "MAY", "JUN", "JUL", "AUG", "SEP", "OCT", "NOV", "DEC"], "categoryorder": "array", "title": {"text": "Month"}}, "yaxis": {"title": {"text": "Δ High Temperature (°F) vs 1960–2000"}}}}
